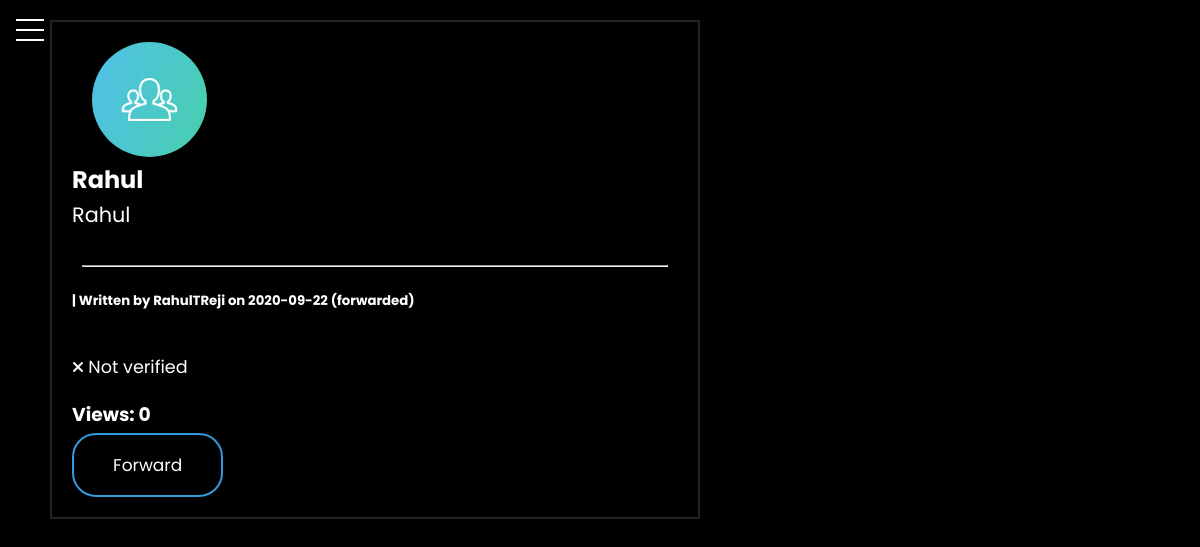
Screenshot of /post/2/view (signed in) with the database file from the repository.
### flaskblog/models.py (models this page shows, shortened)
class User(db.Model, UserMixin):
    id = db.Column(db.Integer, primary_key=True, unique=True)
    username = db.Column(db.String(20), unique=True, nullable=False)
    email = db.Column(db.String(120), unique=True, nullable=False)
    image_file = db.Column(db.String(20), nullable=False,
                           default="default.jpg")
    password = db.Column(db.String(60), nullable=False)
    posts = db.relationship("Post", backref="author", lazy=True)

class Post(db.Model):
    id = db.Column(db.Integer, primary_key=True)
    title = db.Column(db.String(), nullable=False)
    date_posted = db.Column(db.DateTime, nullable=False,
                            default=datetime.utcnow)
    content = db.Column(db.Text, nullable=False)
    is_verified = db.Column(db.Boolean, default=False)
    is_edited = db.Column(db.Boolean, default=False)
    is_forwarded = db.Column(db.Boolean, default=False)
    views = db.Column(db.Integer, default=0)
    font = db.Column(db.String(30), default="Poppins")
    font_color = db.Column(db.String(20), default="#fff")
    user_id = db.Column(db.Integer, db.ForeignKey("user.id"), nullable=False)

### flaskblog/posts/routes.py (the view)
@posts.route("/post/<int:post_id>/view", methods=["GET", "POST"])
@login_required
def post(post_id):
    validated = False
    if current_user.username == "__FLASKBLOG_ADMIN__":
        validated = True
    post = Post.query.get_or_404(post_id)
    choices = [1, 1, 0, 0, 0, 0]
    incrementing_number = choice(choices)
    post.views += incrementing_number
    db.session.commit()
    return render_template("post.html", post=post, validated=validated)

### flaskblog/models.py (called while the page is built)
@login_manager.user_loader
def load_user(user_id):
    return User.query.get(int(user_id))

### flaskblog/templates/post.html (shortened to what this page needs)
{% extends "base.html" %}  {% block content %}
<div class="main">
  <article>
    <img src="{{ url_for('static', filename='profile_pics/' + post.author.image_file) }}" class="rounded-profile-pic" />
    <h2 style="font-family: {{ post.font }}; color: {{ post.font_color }}">
      {{ post.title }}
    </h2>
    <pre style="font-family: {{ post.font }}; color: {{ post.font_color }}">
{{ post.content }}</pre>
    <br />
    <hr />
    <h5 class="post-author" style="font-family: {{ post.font }}; color: {{ post.font_color }}">
      | Written by {{ post.author.username }} on {{
      post.date_posted.strftime('%Y-%m-%d') }}  {% if post.is_forwarded == True %} (forwarded) {% endif %}
    </h5>
    <br /><br />
     {% if post.is_verified %}
    <i class="fas fa-check-circle"></i>
    <label> Verified Post </label>
    {% else %}
    <i class="fas fa-times"></i>
    <label> Not verified </label>
    {% endif %}
    <br /><br />
    <div class="post-info">
      <h3>Views: {{ post.views }}</h3>
    </div>
    <form method="POST" action="{{ url_for('posts.forward_post', post_id=post.id) }}">
      <input type="submit" value="Forward" class="button" style="padding: 1em 2.3em" />
    </form>
  </article>
</div>
{% endblock content %}

### flaskblog/static/style.css (style rules this page uses)
* { margin: 0px 0px 0px 0px; padding: 0px 0px 0px 0px; box-sizing: border-box; font-family: Poppins, "Poppins", Helveltica, sans-serif; text-decoration: none; color: white; }
body { background-color: black; background-image: linear-gradient( 60deg, rgb(5, 5, 5), rgb(0, 0, 0), ); background-size: 100%; color: white; font-family: "Poppins", Poppins, sans-serif; line-height: 1.4; }
html { scroll-behavior: smooth; }
label { font-size: 1.1em; }
input { font-size: 17px; }
article { margin: 20px 500px 20px 50px; border: 2px solid #222; padding: 20px; transition: 0.3s linear; }
pre { line-height: 1.7em; max-width: 65ch; min-width: 20ch; display: block; white-space: pre-wrap; word-break: keep-all; font-size: 1.3rem; }
hr { margin: 10px; margin-bottom: 25px; }
:root { --primary-color: rgb(44 128 117 / 40%); --overlay-color: rgba(24, 39, 51, 0.85); --menu-speed: 0.75s; }
.button { border: 0px; background: none; display: block; text-align: center; border: 2px solid #3498db; padding: 14px 0px; outline: none; color: white; border-radius: 24px; transition: 0.5s; cursor: pointer; margin-top: 5px; }
.rounded-profile-pic { border-radius: 100vw; margin-left: 20px; width: 115px; height: 115px; object-fit: cover; }
.post-author { color: white; }

### rows the page displays
User: image_file (placeholder picture), author.username "RahulTReji"
Post: title "Rahul", content "Rahul", date_posted "2020-09-22", views "0"
